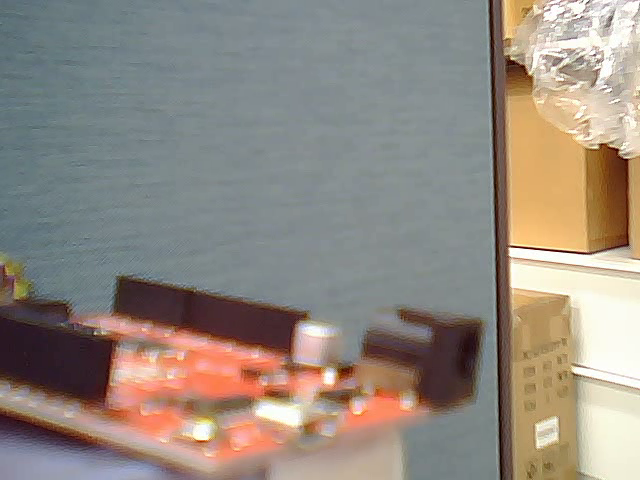
#> input picture frame 19 of opencv/output.avi, 640 x 480 px, given in place of the camera
$ python 02_cv_video.py
#> lines starting #> are read from the running program, lines starting #| are printed output that depends on the picture; after the words box and inside, x2 and y2 are one past the last pixel; in counts of white or black regions, pixels touching at a corner belong together
import os

os.environ["TF_ENABLE_ONEDNN_OPTS"] = "0"
os.environ["TF_CPP_MIN_LOG_LEVEL"] = "1"

import cv2 as cv
import numpy as np

available = []
for i in range(10):
    cap = cv.VideoCapture(i, cv.CAP_DSHOW)  # 백엔드로 카메라 열기
    if cap.isOpened():
        available.append(i)
        print(f"Camera {i} is available")
        cap.release()
print(f"사용 가능 카메라 : {available}")

cap = cv.VideoCapture(available[0])
print(f"Width : {cap.get(3)},Height : {cap.get(4)}")
# | 숫자   | 상수 이름                    | 의미        |
# | ---- | ------------------------ | --------- |
# | `0`  | `CAP_PROP_POS_MSEC`      | 현재 위치(ms) |
# | `1`  | `CAP_PROP_POS_FRAMES`    | 현재 프레임 번호 |
# | `2`  | `CAP_PROP_POS_AVI_RATIO` | 영상 위치 비율  |
# | `3`  | `CAP_PROP_FRAME_WIDTH`   | 프레임 너비    |
# | `4`  | `CAP_PROP_FRAME_HEIGHT`  | 프레임 높이    |
# | `5`  | `CAP_PROP_FPS`           | FPS       |
# | `6`  | `CAP_PROP_FOURCC`        | 코덱        |
# | `7`  | `CAP_PROP_FRAME_COUNT`   | 전체 프레임 수  |
# | `8`  | `CAP_PROP_FORMAT`        | 픽셀 포맷     |
# | `10` | `CAP_PROP_BRIGHTNESS`    | 밝기        |
# | `11` | `CAP_PROP_CONTRAST`      | 대비        |
# | `12` | `CAP_PROP_SATURATION`    | 채도        |
# | `13` | `CAP_PROP_HUE`           | 색상        |
# | `14` | `CAP_PROP_GAIN`          | 게인        |
# | `15` | `CAP_PROP_EXPOSURE`      | 노출        |

fourcc = cv.VideoWriter_fourcc(*"DIVX")  # 인코더 선택
out = cv.VideoWriter(
    "output.avi", fourcc, cap.get(cv.CAP_PROP_FPS), (int(cap.get(3)), int(cap.get(4)))
)
print(cap.get(cv.CAP_PROP_FPS))
while True:
    ret, frame = cap.read()
#> frame is the input picture: shape (480, 640, 3); mean B, G, R 128.8, 137.8, 147
    if ret:
        gray = cv.cvtColor(frame, cv.COLOR_BGR2GRAY)
        # print(frame.shape)
        b, g, r = cv.split(frame)
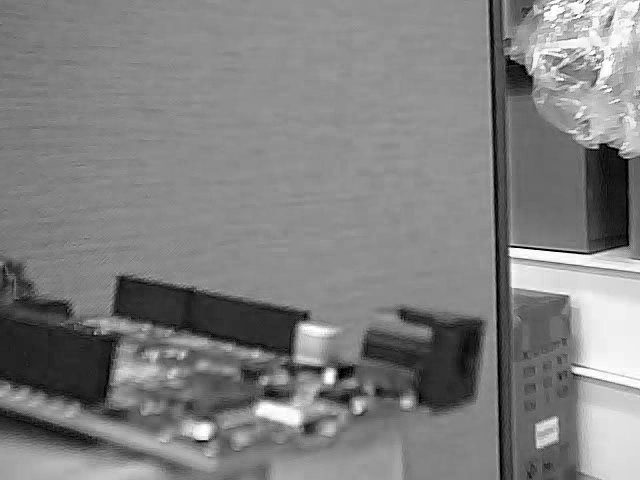
#> b: shape (480, 640); min 0, max 255, mean 128.8
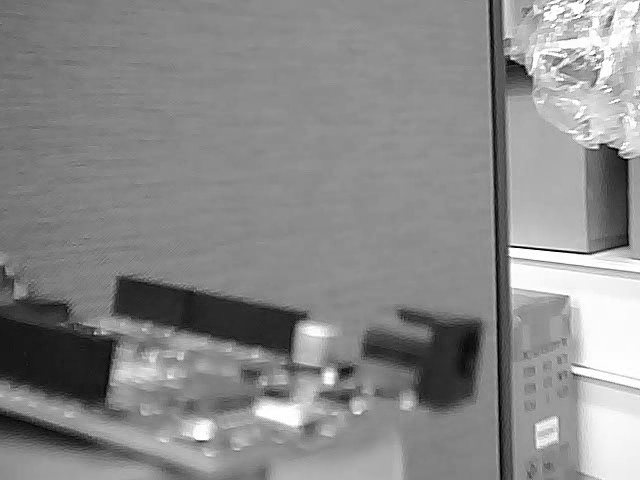
#> g: shape (480, 640); min 0, max 255, mean 137.8
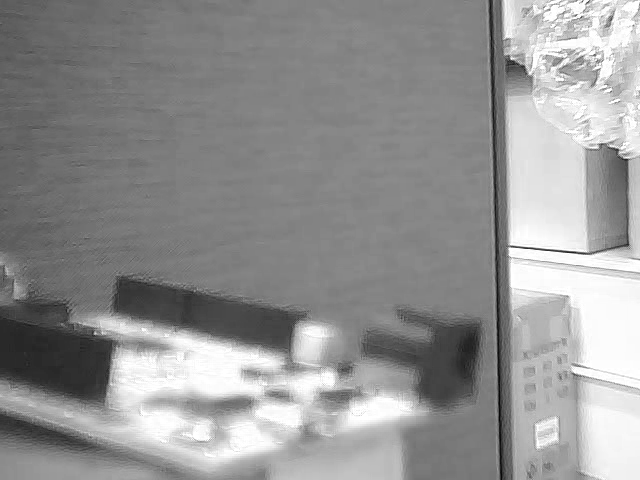
#> r: shape (480, 640); min 4, max 255, mean 147
        _, r_binary = cv.threshold(r, 128, 255, cv.THRESH_BINARY_INV)
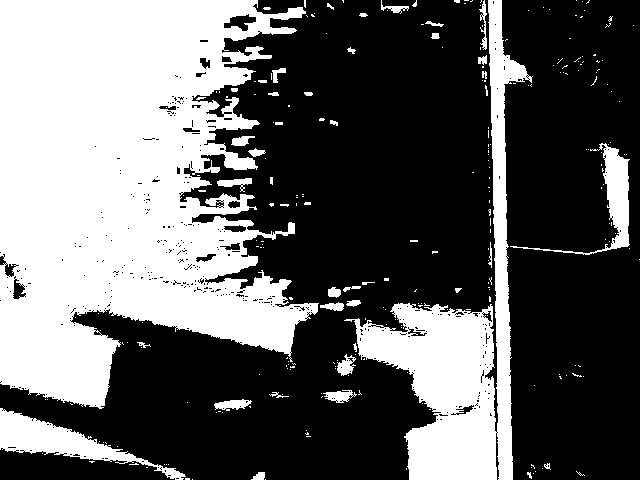
#> r_binary: shape (480, 640); 38.8% white; 262 white regions (219 under 20 px), largest, box (x1, y1, x2, y2) and area: (0, 0, 319, 409) 87229, (344, 0, 533, 480) 22691, (0, 408, 186, 480) 3692
        _, g_binary = cv.threshold(g, 128, 255, cv.THRESH_BINARY_INV)
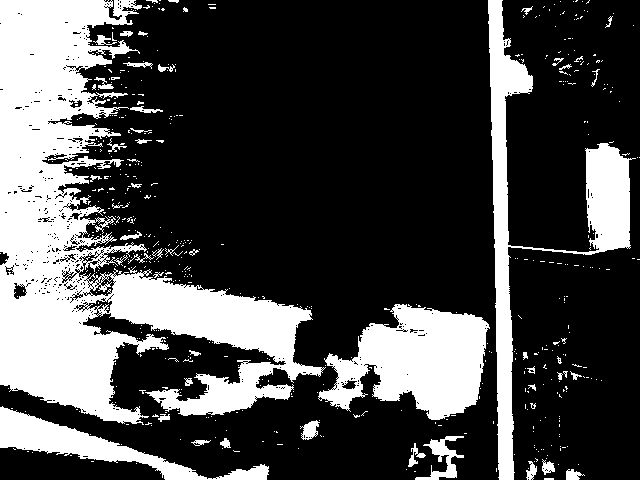
#> g_binary: shape (480, 640); 28.2% white; 535 white regions (485 under 20 px), largest, box (x1, y1, x2, y2) and area: (0, 0, 326, 425) 52757, (488, 0, 636, 480) 12324, (318, 304, 490, 420) 11927
        _, b_binary = cv.threshold(b, 128, 255, cv.THRESH_BINARY_INV)
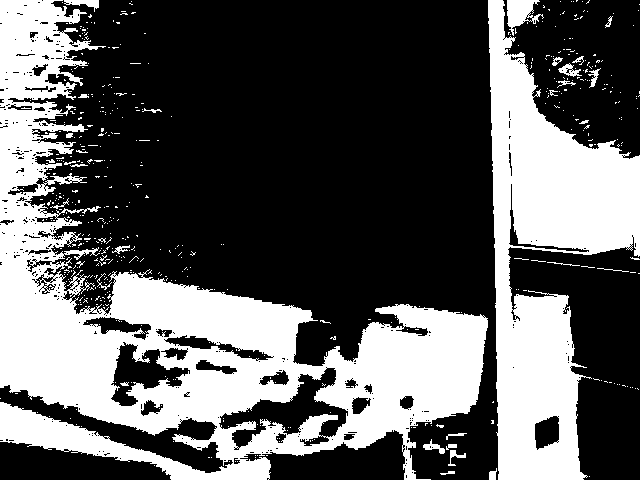
#> b_binary: shape (480, 640); 36.2% white; 526 white regions (495 under 20 px), largest, box (x1, y1, x2, y2) and area: (0, 0, 488, 480) 72735, (488, 0, 640, 480) 34940, (507, 0, 544, 36) 675
        a = np.full(b.shape, 0, dtype=b.dtype)
        gray = cv.merge([b_binary, g_binary, r_binary])
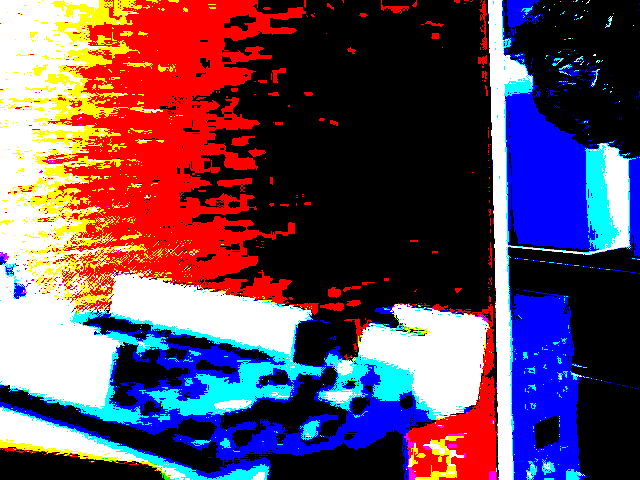
#> gray: shape (480, 640, 3); mean B, G, R 92.4, 72, 99
        cv.imshow("grey", gray)
        keys = cv.waitKey(1)
#> (key q is pressed here)
        # 0인경우 키를 누를떄까지 무한 대기, waitKey가 없을 경우 그리기만하고 갱신은 하지 않는다.
        if keys == 27:
            break
        out.write(frame)
        # if cv.waitKey(1) & 0xFF == ord("q"):
        # break
cap.release()
out.release()


vid = cv.VideoCapture("output.avi")
fps = vid.get(cv.CAP_PROP_FPS)
delay = int(1000 / fps)
while vid.isOpened():
    ret, frame = vid.read()
    cv.imshow("sigma", frame)
    cv.waitKey(delay)
cap.release()
cv.destroyAllWindows()

$ run again, starting later in the video
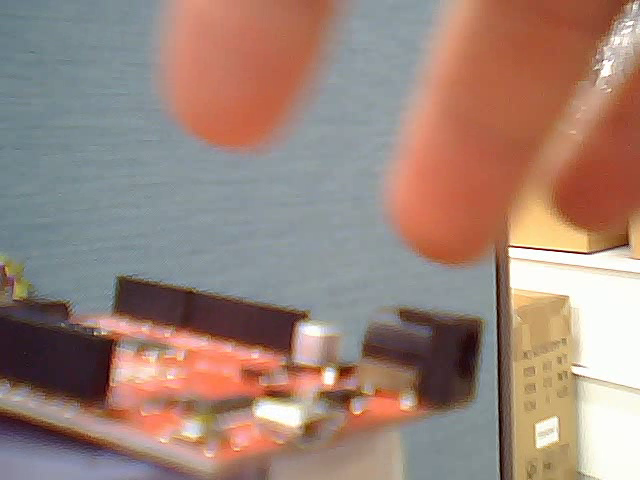
#> input picture frame 88 of opencv/output.avi, 640 x 480 px, given in place of the camera
#> frame is the input picture: shape (480, 640, 3); mean B, G, R 121.9, 132.8, 158.4
#> `_, r_binary = cv.threshold(r, 128, 255, cv.THRESH_BINARY_INV)`:
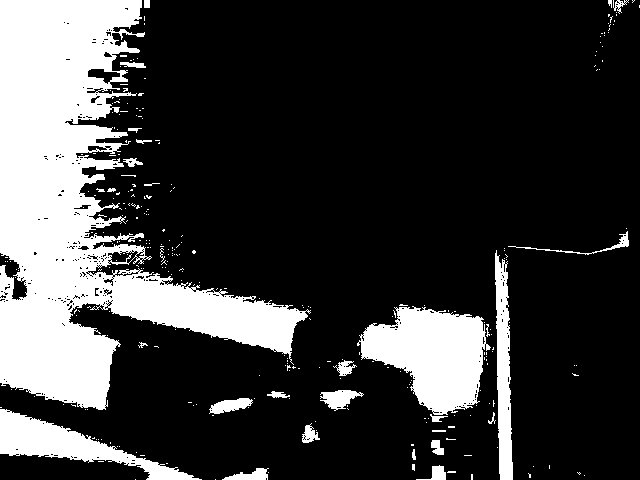
#> r_binary: shape (480, 640); 22.9% white; 295 white regions (265 under 20 px), largest, box (x1, y1, x2, y2) and area: (0, 0, 311, 410) 50456, (357, 306, 491, 415) 8845, (0, 409, 202, 480) 4469
#> g_binary: shape (480, 640); 37.3% white; 226 white regions (203 under 20 px), largest, box (x1, y1, x2, y2) and area: (0, 261, 485, 480) 48919, (400, 0, 640, 480) 46584, (182, 0, 343, 152) 15988
#> b_binary: shape (480, 640); 47.2% white; 101 white regions (97 under 20 px), largest, box (x1, y1, x2, y2) and area: (392, 0, 640, 480) 64934, (0, 254, 488, 480) 59679, (170, 0, 346, 152) 20004, (0, 13, 16, 16) 36
#> `gray = cv.merge([b_binary, g_binary, r_binary])`:
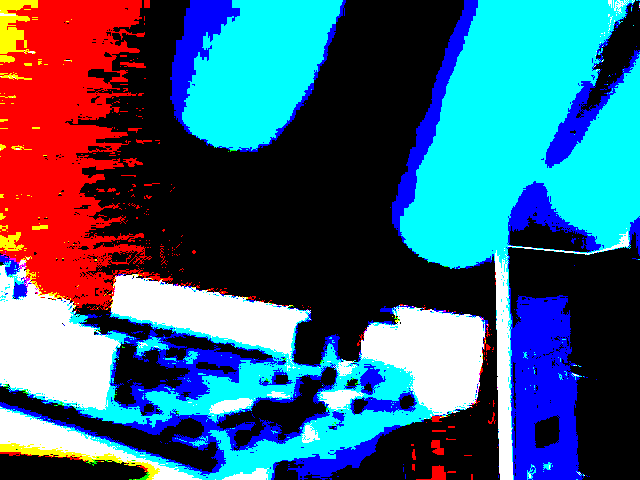
#> gray: shape (480, 640, 3); mean B, G, R 120.3, 95.2, 58.4

$ run again, starting later in the video
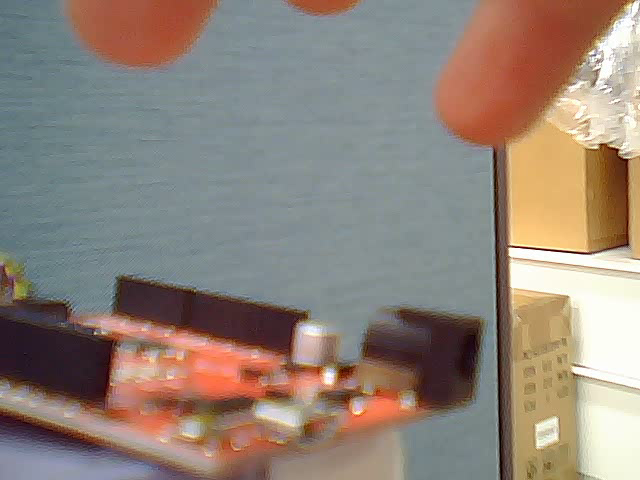
#> input picture frame 156 of opencv/output.avi, 640 x 480 px, given in place of the camera
#> frame is the input picture: shape (480, 640, 3); mean B, G, R 121.7, 131.7, 144.7
#> `_, r_binary = cv.threshold(r, 128, 255, cv.THRESH_BINARY_INV)`:
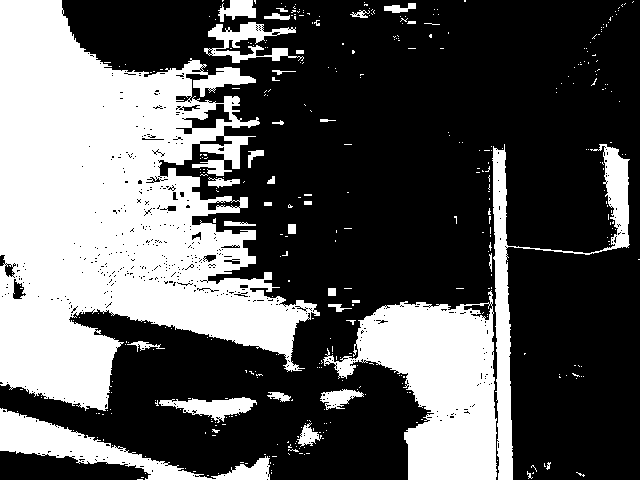
#> r_binary: shape (480, 640); 35.6% white; 387 white regions (353 under 20 px), largest, box (x1, y1, x2, y2) and area: (0, 0, 320, 411) 73001, (323, 290, 497, 480) 17728, (492, 144, 630, 480) 6448
#> g_binary: shape (480, 640); 35.4% white; 532 white regions (508 under 20 px), largest, box (x1, y1, x2, y2) and area: (0, 0, 488, 480) 79689, (436, 0, 635, 480) 25880, (284, 0, 361, 17) 950
#> b_binary: shape (480, 640); 42.2% white; 468 white regions (439 under 20 px), largest, box (x1, y1, x2, y2) and area: (0, 207, 488, 480) 66377, (434, 0, 640, 480) 47894, (0, 0, 222, 98) 11502
#> `gray = cv.merge([b_binary, g_binary, r_binary])`:
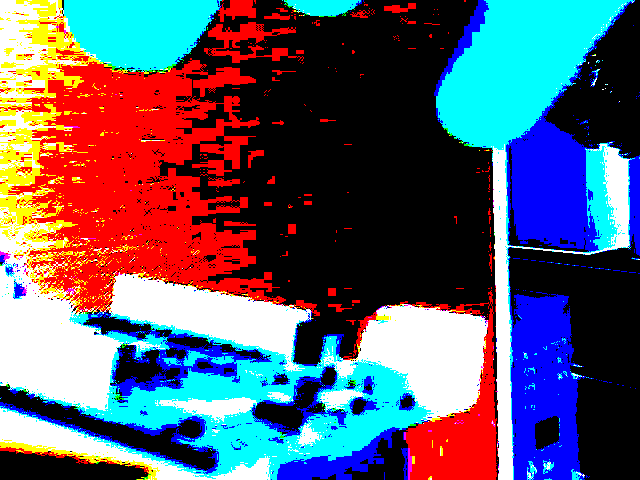
#> gray: shape (480, 640, 3); mean B, G, R 107.7, 90.3, 90.8
